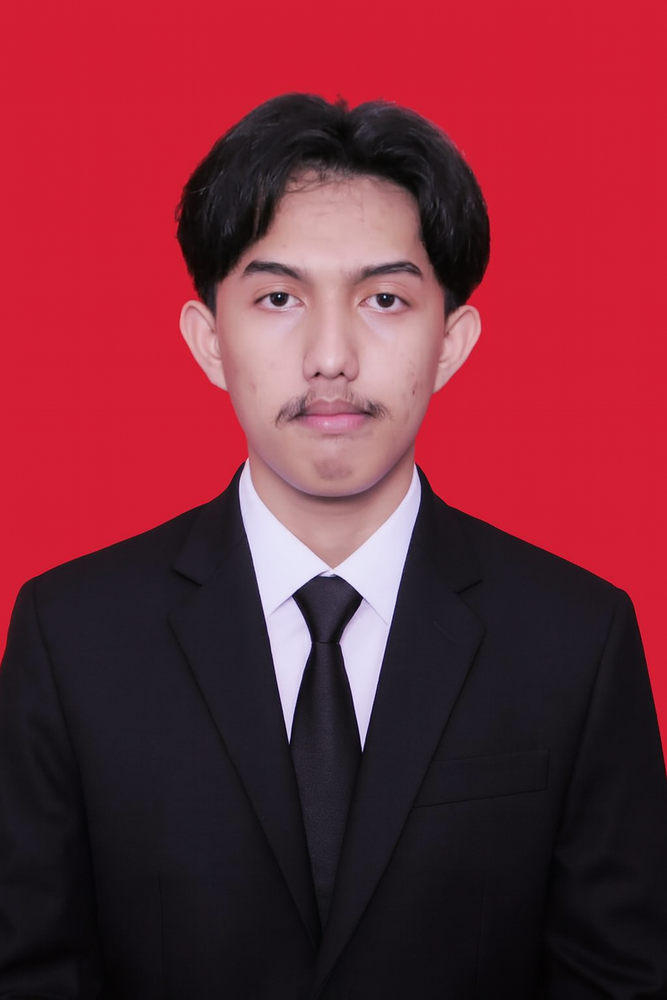
#> input picture Deteksi Tepi/file_00000000f574720980c09191e92bd56d.png, 667 x 1000 px, shrunk from 1024 x 1536 before the run
$ python edge.py
#> lines starting #> are read from the running program, lines starting #| are printed output that depends on the picture
import imageio as img
import numpy as np
import matplotlib.pyplot as plt

sobelX = np.array([
    [-1,0,1],
    [-2,0,2],
    [-1,0,1]
])

sobelY = np.array([
    [-1,-2,-1],
    [0,0,0],
    [1,2,1]
])

image = img.imread('file_00000000f574720980c09191e92bd56d.png', mode='F')
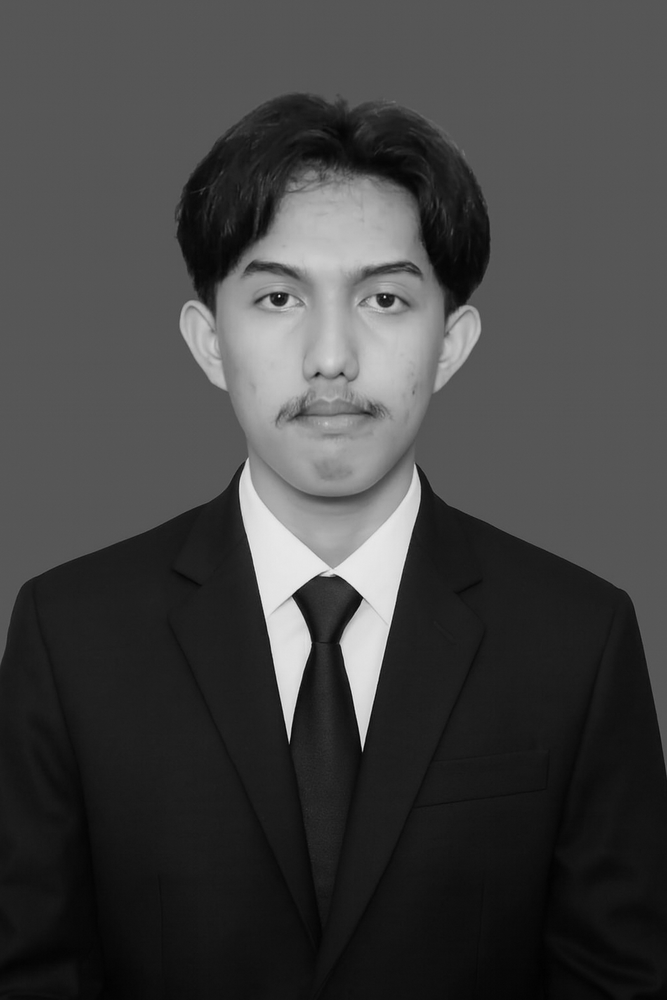
#> image: shape (1000, 667) float32; min 0.94, max 237.3, mean 67

imgPad = np.pad(image,mode='constant',pad_width=1,constant_values=0)

Gx = np.zeros_like(imgPad)
Gy = np.zeros_like(imgPad)

for y in range (1, imgPad.shape [0]-1):
    for x in range(1, imgPad.shape[1]-1):
        area = imgPad[y-1:y+2, x-1:x+2]
        Gx[y-1,x-1] = np.sum(area * sobelX)
        Gy[y-1,x-1] = np.sum(area * sobelY)
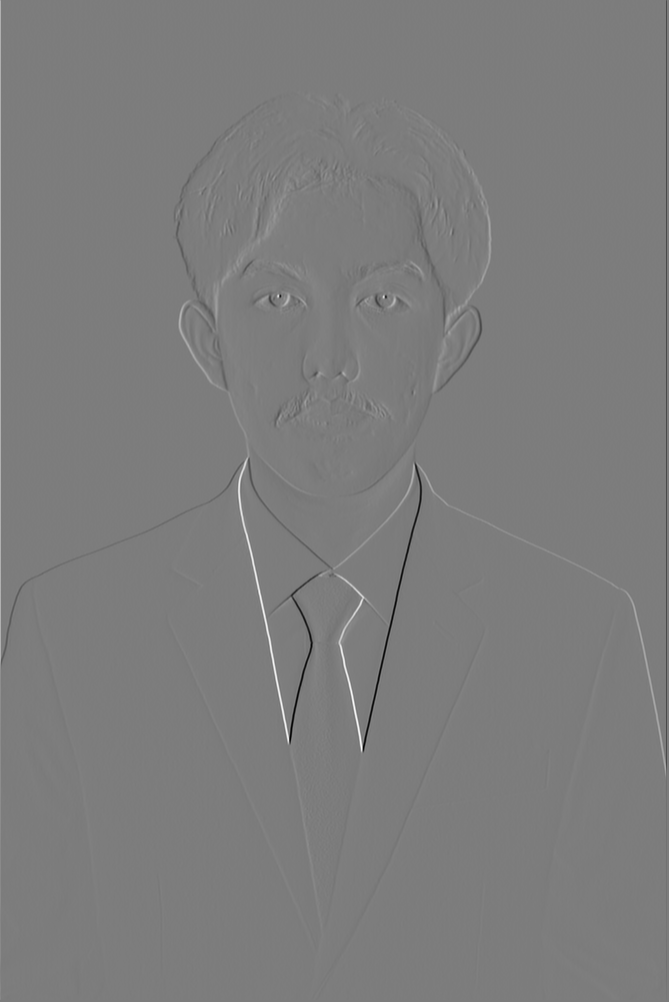
#> Gx: shape (1002, 669) float32; min -852.8, max 887.5, mean 0; drawn with min black and max white
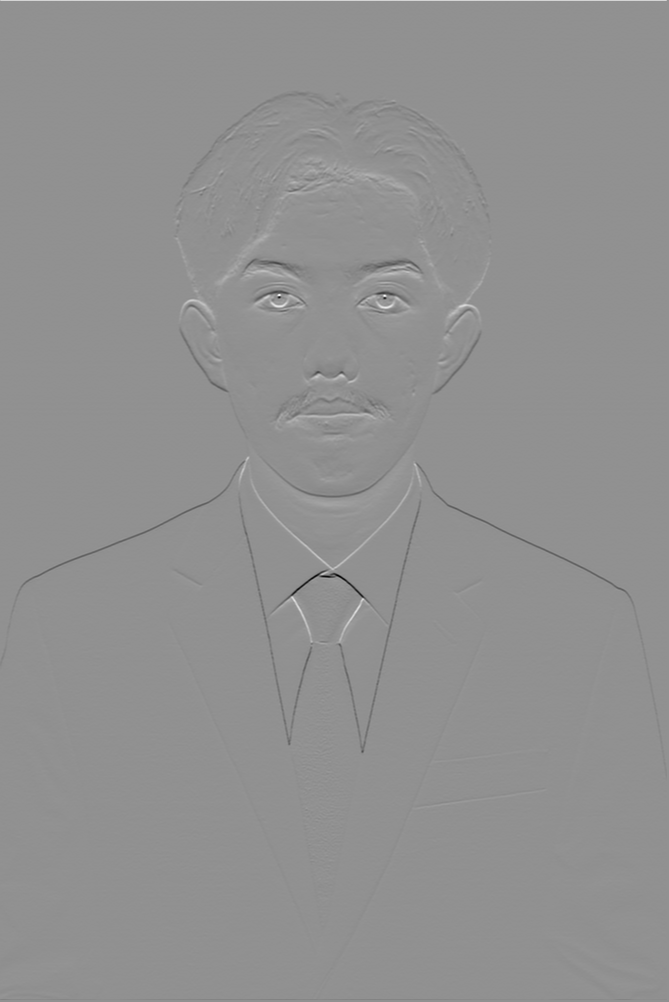
#> Gy: shape (1002, 669) float32; min -746.8, max 565.3, mean -0.3; drawn with min black and max white

G = np.sqrt(Gx**2 + Gy **2)
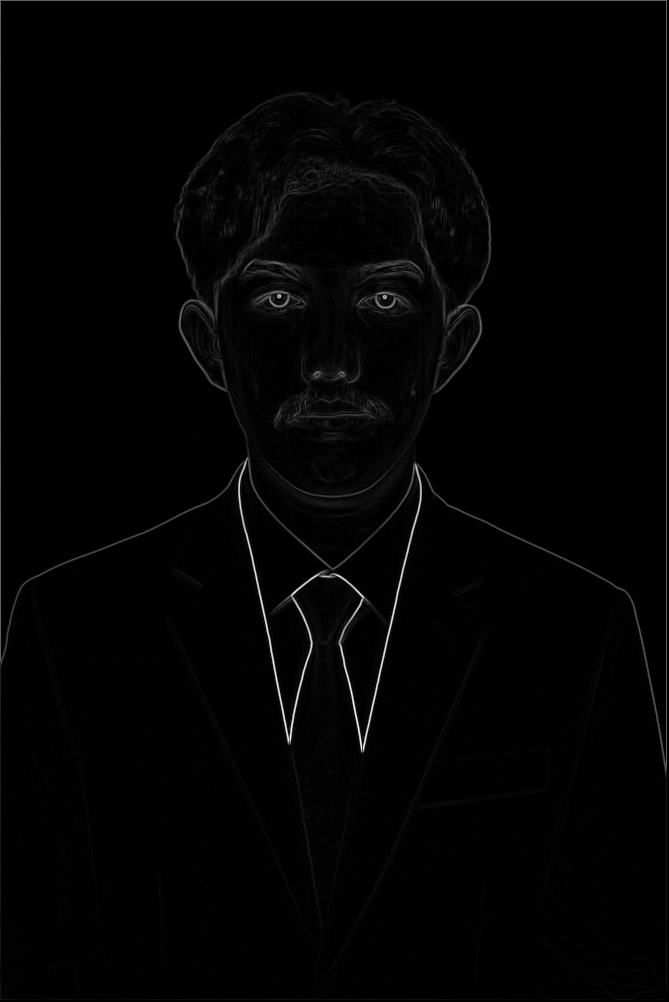
#> G: shape (1002, 669) float32; min 0, max 900.2, mean 12.7; drawn with min black and max white
G = (G/G.max()) * 255
G = np.clip(G,0,255)
G = G.astype(np.uint8)

plt.figure(figsize=(10,10))

plt.subplot(2,2,1)
plt.imshow(image)

plt.subplot(2,2,2)
plt.imshow(Gx, cmap='gray')

plt.subplot(2,2,2)
plt.imshow(Gy, cmap='gray')

plt.subplot(2,2,4)
plt.imshow(G, cmap= 'gray')

plt.show()
